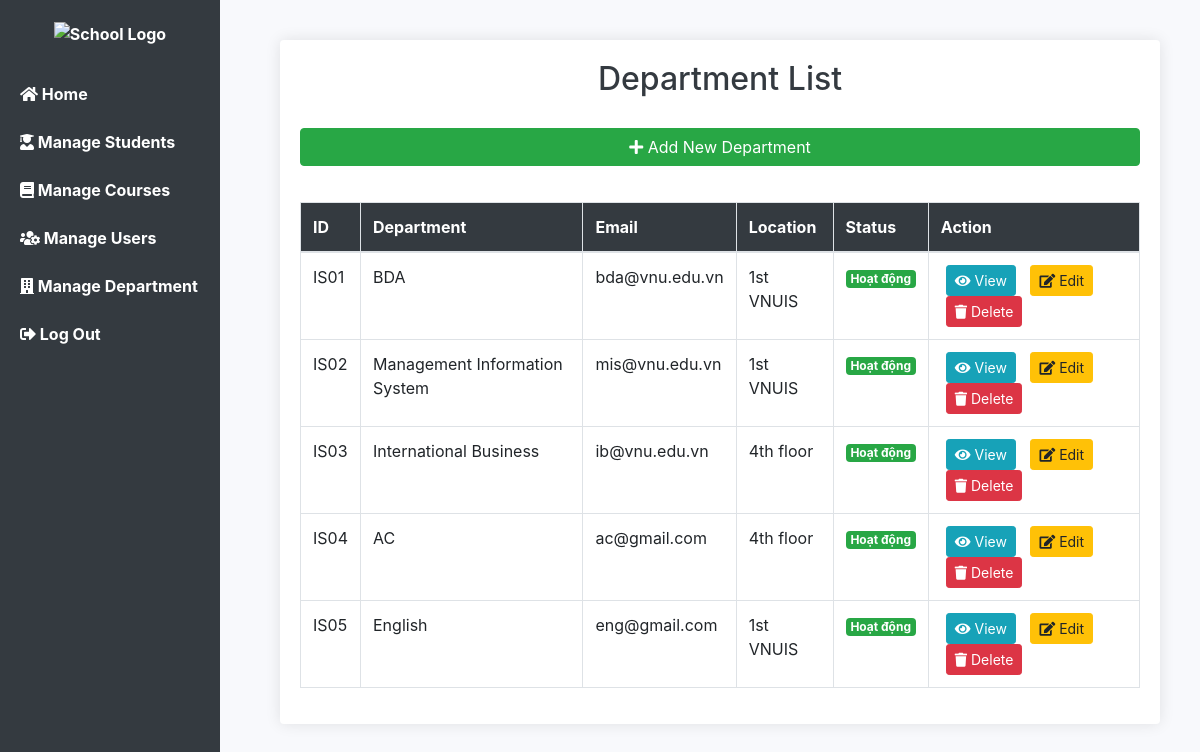
The page /Midterm/department_list.php (signed in) on the database its author committed.
### tables this page shows
CREATE TABLE `d` (
  `dep_id` varchar(11) NOT NULL,
  `dep_name` varchar(100) NOT NULL,
  `dep_email` varchar(50) NOT NULL,
  `dep_password` varchar(50) NOT NULL,
  `location` varchar(100) NOT NULL,
  `status` varchar(50) NOT NULL
);

### Midterm/department_list.php (the view, shortened to what this page needs)
<?php
include("db.php");
$result = mysqli_query($conn, "SELECT * FROM d");
?>
<!DOCTYPE html>
<html lang="vi">
<head>
    <link href="https://stackpath.bootstrapcdn.com/bootstrap/4.5.2/css/bootstrap.min.css" rel="stylesheet">
    <link href="https://cdnjs.cloudflare.com/ajax/libs/font-awesome/5.15.4/css/all.min.css" rel="stylesheet">
</head>
<body>
<?php include 'sidebar.php'; ?>
<div class="content">
    <div class="card">
        <h2>Department List</h2>
        <a href="department.php" class="btn btn-primary mb-3">
            <i class="fas fa-plus"></i> Add New Department
        </a>
        <div class="table-responsive">
            <table class="table table-bordered table-hover">
                <thead>
                    <tr>
                        <th>ID</th>
                        <th>Department</th>
                        <th>Email</th>
                        <th>Location</th>
                        <th>Status</th>
                        <th>Action</th>
                    </tr>
                </thead>
                <tbody>
                    <?php while($row = mysqli_fetch_assoc($result)) { ?>
                    <tr>
                        <td><?= $row['dep_id'] ?></td>
                        <td><?= $row['dep_name'] ?></td>
                        <td><?= $row['dep_email'] ?></td>
                        <td><?= $row['location'] ?></td>
                        <td>
                            <span class="badge badge-<?= $row['status'] == 'active' ? 'success' : 'secondary' ?>">
                                <?= $row['status'] == 'active' ? 'Hoạt động' : 'Không hoạt động' ?>
                            </span>
                        </td>
                        <td class="action-links">
                            <a href="view_department.php?id=<?= $row['dep_id'] ?>" class="btn btn-sm btn-info">
                                <i class="fas fa-eye"></i> View
                            </a>
                            <a href="edit_department.php?id=<?= $row['dep_id'] ?>" class="btn btn-sm btn-warning">
                                <i class="fas fa-edit"></i> Edit
                            </a>
                            <a href="delete_department.php?id=<?= $row['dep_id'] ?>"
                               class="btn btn-sm btn-danger"
                               onclick="return confirm('Bạn có chắc chắn muốn xóa khoa này?')">
                                <i class="fas fa-trash"></i> Delete
                            </a>
                        </td>
                    </tr>
                    <?php } ?>
                </tbody>
            </table>
        </div>
    </div>
</div>
</body>
</html>

### Midterm/department_list.php (style rules this page uses)
body { background-color: #f8f9fc; }
.content { margin-left: 240px; padding: 40px; }
h2 { text-align: center; color: #343a40; margin-bottom: 30px; }
.card { border: none; box-shadow: 0 0 15px rgba(0,0,0,0.1); padding: 20px; }
.btn-primary { background-color: #28a745; border-color: #28a745; }
.table { margin-top: 20px; }
.table th { background-color: #343a40; color: white; }
.action-links a { margin: 0 5px; }

### rows shown on the page
d: dep_id "IS01", dep_name "BDA", dep_email "bda@vnu.edu.vn", location "1st VNUIS", status "Hoạt động"
d: dep_id "IS02", dep_name "Management Information System", dep_email "mis@vnu.edu.vn", location "1st VNUIS", status "Hoạt động"
d: dep_id "IS03", dep_name "International Business", dep_email "ib@vnu.edu.vn", location "4th floor", status "Hoạt động"
d: dep_id "IS04", dep_name "AC", dep_email "ac@gmail.com", location "4th floor", status "Hoạt động"
d: dep_id "IS05", dep_name "English", dep_email "eng@gmail.com", location "1st VNUIS", status "Hoạt động"
